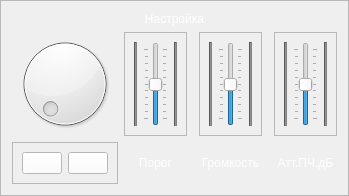
                <widget class="QFrame" name="frame_10">
                 <property name="sizePolicy">
                  <sizepolicy hsizetype="Preferred" vsizetype="Preferred">
                   <horstretch>0</horstretch>
                   <verstretch>0</verstretch>
                  </sizepolicy>
                 </property>
                 <property name="frameShape">
                  <enum>QFrame::StyledPanel</enum>
                 </property>
                 <property name="frameShadow">
                  <enum>QFrame::Plain</enum>
                 </property>
                 <layout class="QGridLayout" name="gridLayout_2">
                  <item row="2" column="8" colspan="2">
                   <widget class="QFrame" name="frame_21">
                    <property name="sizePolicy">
                     <sizepolicy hsizetype="Preferred" vsizetype="Preferred">
                      <horstretch>0</horstretch>
                      <verstretch>0</verstretch>
                     </sizepolicy>
                    </property>
                    <property name="frameShape">
                     <enum>QFrame::StyledPanel</enum>
                    </property>
                    <property name="frameShadow">
                     <enum>QFrame::Raised</enum>
                    </property>
                    <layout class="QHBoxLayout" name="horizontalLayout_20">
                     <item>
                      <widget class="Line" name="line_23">
                       <property name="sizePolicy">
                        <sizepolicy hsizetype="Fixed" vsizetype="Preferred">
                         <horstretch>0</horstretch>
                         <verstretch>0</verstretch>
                        </sizepolicy>
                       </property>
                       <property name="styleSheet">
                        <string notr="true">background-color:rgb(130, 130, 130)</string>
                       </property>
                       <property name="orientation">
                        <enum>Qt::Vertical</enum>
                       </property>
                      </widget>
                     </item>
                     <item>
                      <widget class="QSlider" name="verticalSlider_6">
                       <property name="sizePolicy">
                        <sizepolicy hsizetype="Preferred" vsizetype="Preferred">
                         <horstretch>0</horstretch>
                         <verstretch>0</verstretch>
                        </sizepolicy>
                       </property>
                       <property name="maximumSize">
                        <size>
                         <width>50</width>
                         <height>16777215</height>
                        </size>
                       </property>
                       <property name="cursor">
                        <cursorShape>SplitVCursor</cursorShape>
                       </property>
                       <property name="maximum">
                        <number>100</number>
                       </property>
                       <property name="singleStep">
                        <number>10</number>
                       </property>
                       <property name="value">
                        <number>50</number>
                       </property>
                       <property name="orientation">
                        <enum>Qt::Vertical</enum>
                       </property>
                       <property name="tickPosition">
                        <enum>QSlider::TicksBothSides</enum>
                       </property>
                       <property name="tickInterval">
                        <number>10</number>
                       </property>
                      </widget>
                     </item>
                     <item>
                      <widget class="Line" name="line_16">
                       <property name="sizePolicy">
                        <sizepolicy hsizetype="Fixed" vsizetype="Preferred">
                         <horstretch>0</horstretch>
                         <verstretch>0</verstretch>
                        </sizepolicy>
                       </property>
                       <property name="styleSheet">
                        <string notr="true">background-color:rgb(130, 130, 130)</string>
                       </property>
                       <property name="orientation">
                        <enum>Qt::Vertical</enum>
                       </property>
                      </widget>
                     </item>
                    </layout>
                   </widget>
                  </item>
                  <item row="2" column="0" colspan="2">
                   <widget class="QDial" name="dial">
                    <property name="sizePolicy">
                     <sizepolicy hsizetype="Preferred" vsizetype="Preferred">
                      <horstretch>0</horstretch>
                      <verstretch>0</verstretch>
                     </sizepolicy>
                    </property>
                   </widget>
                  </item>
                  <item row="4" column="0" colspan="2">
                   <widget class="QFrame" name="frame_16">
                    <property name="sizePolicy">
                     <sizepolicy hsizetype="Preferred" vsizetype="Preferred">
                      <horstretch>0</horstretch>
                      <verstretch>0</verstretch>
                     </sizepolicy>
                    </property>
                    <property name="frameShape">
                     <enum>QFrame::StyledPanel</enum>
                    </property>
                    <property name="frameShadow">
                     <enum>QFrame::Plain</enum>
                    </property>
                    <layout class="QHBoxLayout" name="horizontalLayout_8">
                     <item>
                      <widget class="QPushButton" name="btn_c_1">
                       <property name="sizePolicy">
                        <sizepolicy hsizetype="Preferred" vsizetype="Preferred">
                         <horstretch>0</horstretch>
                         <verstretch>0</verstretch>
                        </sizepolicy>
                       </property>
                       <property name="cursor">
                        <cursorShape>PointingHandCursor</cursorShape>
                       </property>
                       <property name="styleSheet">
                        <string notr="true">background-color: rgb(255,255,255)</string>
                       </property>
                       <property name="text">
                        <string/>
                       </property>
                      </widget>
                     </item>
                     <item>
                      <widget class="QPushButton" name="btn_c_2">
                       <property name="sizePolicy">
                        <sizepolicy hsizetype="Preferred" vsizetype="Preferred">
                         <horstretch>0</horstretch>
                         <verstretch>0</verstretch>
                        </sizepolicy>
                       </property>
                       <property name="cursor">
                        <cursorShape>PointingHandCursor</cursorShape>
                       </property>
                       <property name="styleSheet">
                        <string notr="true">background-color: rgb(255,255,255)</string>
                       </property>
                       <property name="text">
                        <string/>
                       </property>
                      </widget>
                     </item>
                    </layout>
                   </widget>
                  </item>
                  <item row="2" column="5" colspan="2">
                   <widget class="QFrame" name="frame_19">
                    <property name="sizePolicy">
                     <sizepolicy hsizetype="Preferred" vsizetype="Preferred">
                      <horstretch>0</horstretch>
                      <verstretch>0</verstretch>
                     </sizepolicy>
                    </property>
                    <property name="frameShape">
                     <enum>QFrame::StyledPanel</enum>
                    </property>
                    <property name="frameShadow">
                     <enum>QFrame::Raised</enum>
                    </property>
                    <layout class="QHBoxLayout" name="horizontalLayout_19">
                     <item>
                      <widget class="Line" name="line_21">
                       <property name="sizePolicy">
                        <sizepolicy hsizetype="Fixed" vsizetype="Preferred">
                         <horstretch>0</horstretch>
                         <verstretch>0</verstretch>
                        </sizepolicy>
                       </property>
                       <property name="styleSheet">
                        <string notr="true">background-color:rgb(130, 130, 130)</string>
                       </property>
                       <property name="orientation">
                        <enum>Qt::Vertical</enum>
                       </property>
                      </widget>
                     </item>
                     <item>
                      <widget class="QSlider" name="verticalSlider">
                       <property name="sizePolicy">
                        <sizepolicy hsizetype="Preferred" vsizetype="Preferred">
                         <horstretch>0</horstretch>
                         <verstretch>0</verstretch>
                        </sizepolicy>
                       </property>
                       <property name="maximumSize">
                        <size>
                         <width>50</width>
                         <height>16777215</height>
                        </size>
                       </property>
                       <property name="cursor">
                        <cursorShape>SplitVCursor</cursorShape>
                       </property>
                       <property name="maximum">
                        <number>100</number>
                       </property>
                       <property name="singleStep">
                        <number>10</number>
                       </property>
                       <property name="value">
                        <number>50</number>
                       </property>
                       <property name="orientation">
                        <enum>Qt::Vertical</enum>
                       </property>
                       <property name="tickPosition">
                        <enum>QSlider::TicksBothSides</enum>
                       </property>
                       <property name="tickInterval">
                        <number>10</number>
                       </property>
                      </widget>
                     </item>
                     <item>
                      <widget class="Line" name="line_22">
                       <property name="sizePolicy">
                        <sizepolicy hsizetype="Fixed" vsizetype="Preferred">
                         <horstretch>0</horstretch>
                         <verstretch>0</verstretch>
                        </sizepolicy>
                       </property>
                       <property name="styleSheet">
                        <string notr="true">background-color:rgb(130, 130, 130)</string>
                       </property>
                       <property name="orientation">
                        <enum>Qt::Vertical</enum>
                       </property>
                      </widget>
                     </item>
                    </layout>
                   </widget>
                  </item>
                  <item row="4" column="5" colspan="2">
                   <widget class="QLabel" name="lbl_11">
                    <property name="sizePolicy">
                     <sizepolicy hsizetype="Preferred" vsizetype="Preferred">
                      <horstretch>0</horstretch>
                      <verstretch>0</verstretch>
                     </sizepolicy>
                    </property>
                    <property name="styleSheet">
                     <string notr="true">color: rgb(255, 255, 255);</string>
                    </property>
                    <property name="text">
                     <string>Громкость</string>
                    </property>
                    <property name="alignment">
                     <set>Qt::AlignCenter</set>
                    </property>
                   </widget>
                  </item>
                  <item row="4" column="2" colspan="2">
                   <widget class="QLabel" name="lbl_10">
                    <property name="sizePolicy">
                     <sizepolicy hsizetype="Preferred" vsizetype="Preferred">
                      <horstretch>0</horstretch>
                      <verstretch>0</verstretch>
                     </sizepolicy>
                    </property>
                    <property name="styleSheet">
                     <string notr="true">color: rgb(255, 255, 255);</string>
                    </property>
                    <property name="text">
                     <string>Порог</string>
                    </property>
                    <property name="alignment">
                     <set>Qt::AlignCenter</set>
                    </property>
                   </widget>
                  </item>
                  <item row="2" column="2" colspan="2">
                   <widget class="QFrame" name="frame_17">
                    <property name="sizePolicy">
                     <sizepolicy hsizetype="Preferred" vsizetype="Preferred">
                      <horstretch>0</horstretch>
                      <verstretch>0</verstretch>
                     </sizepolicy>
                    </property>
                    <property name="frameShape">
                     <enum>QFrame::StyledPanel</enum>
                    </property>
                    <property name="frameShadow">
                     <enum>QFrame::Raised</enum>
                    </property>
                    <layout class="QHBoxLayout" name="horizontalLayout_9">
                     <item>
                      <widget class="Line" name="line_19">
                       <property name="sizePolicy">
                        <sizepolicy hsizetype="Fixed" vsizetype="Preferred">
                         <horstretch>0</horstretch>
                         <verstretch>0</verstretch>
                        </sizepolicy>
                       </property>
                       <property name="styleSheet">
                        <string notr="true">background-color:rgb(130, 130, 130)</string>
                       </property>
                       <property name="orientation">
                        <enum>Qt::Vertical</enum>
                       </property>
                      </widget>
                     </item>
                     <item>
                      <widget class="QSlider" name="vs_porog">
                       <property name="sizePolicy">
                        <sizepolicy hsizetype="Preferred" vsizetype="Preferred">
                         <horstretch>0</horstretch>
                         <verstretch>0</verstretch>
                        </sizepolicy>
                       </property>
                       <property name="maximumSize">
                        <size>
                         <width>50</width>
                         <height>16777215</height>
                        </size>
                       </property>
                       <property name="cursor">
                        <cursorShape>SplitVCursor</cursorShape>
                       </property>
                       <property name="maximum">
                        <number>100</number>
                       </property>
                       <property name="singleStep">
                        <number>10</number>
                       </property>
                       <property name="value">
                        <number>50</number>
                       </property>
                       <property name="orientation">
                        <enum>Qt::Vertical</enum>
                       </property>
                       <property name="invertedControls">
                        <bool>false</bool>
                       </property>
                       <property name="tickPosition">
                        <enum>QSlider::TicksBothSides</enum>
                       </property>
                       <property name="tickInterval">
                        <number>10</number>
                       </property>
                      </widget>
                     </item>
                     <item>
                      <widget class="Line" name="line_20">
                       <property name="sizePolicy">
                        <sizepolicy hsizetype="Fixed" vsizetype="Preferred">
                         <horstretch>0</horstretch>
                         <verstretch>0</verstretch>
                        </sizepolicy>
                       </property>
                       <property name="styleSheet">
                        <string notr="true">background-color:rgb(130, 130, 130)</string>
                       </property>
                       <property name="orientation">
                        <enum>Qt::Vertical</enum>
                       </property>
                      </widget>
                     </item>
                    </layout>
                   </widget>
                  </item>
                  <item row="4" column="8" colspan="2">
                   <widget class="QLabel" name="lbl_12">
                    <property name="sizePolicy">
                     <sizepolicy hsizetype="Preferred" vsizetype="Preferred">
                      <horstretch>0</horstretch>
                      <verstretch>0</verstretch>
                     </sizepolicy>
                    </property>
                    <property name="styleSheet">
                     <string notr="true">color: rgb(255, 255, 255);</string>
                    </property>
                    <property name="text">
                     <string>Атт.ПЧ.дБ</string>
                    </property>
                    <property name="alignment">
                     <set>Qt::AlignCenter</set>
                    </property>
                   </widget>
                  </item>
                  <item row="0" column="0" rowspan="2" colspan="10">
                   <widget class="QLabel" name="l_begining_7">
                    <property name="sizePolicy">
                     <sizepolicy hsizetype="Preferred" vsizetype="Preferred">
                      <horstretch>0</horstretch>
                      <verstretch>0</verstretch>
                     </sizepolicy>
                    </property>
                    <property name="styleSheet">
                     <string notr="true">color: rgb(255, 255, 255);</string>
                    </property>
                    <property name="text">
                     <string>Настройка</string>
                    </property>
                    <property name="alignment">
                     <set>Qt::AlignCenter</set>
                    </property>
                   </widget>
                  </item>
                 </layout>
                </widget>
